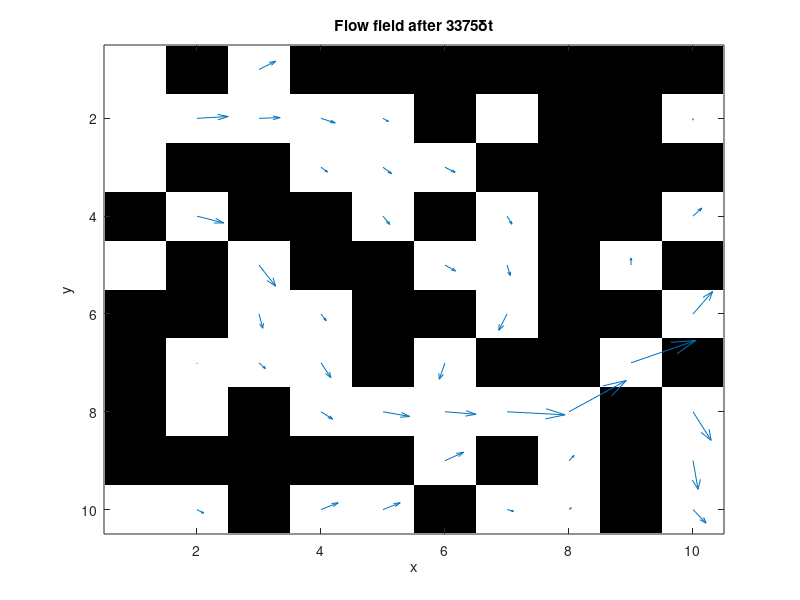

Write the MATLAB code that produced this figure.
% 2D Lattice Boltzmann (BGK) model of a fluid. By Ian Haslam.
%  c4  c3   c2  D2Q9 model. At each timestep, particle densities propagate
%    \  |  /    outwards in the directions indicated in the figure. An
%  c5 -c9 - c1  equivalent 'equilibrium' density is found, and the densities
%    /  |  \    relax towards that state, in a proportion governed by omega.
%  c6  c7   c8      Iain Haslam, March 2006.
%
% Comments added by GT, April 2007
%

omega=1.0;    % = 1/tau where tau=relaxation time scale
density=1.0;  % initial density

% These are the weights for equilibrium distribution
t1=4/9;   % Rest particle
t2=1/9;   % "Straight" directions
t3=1/36;  % Diagonal directions

% This sneakily incorporates the factor of of 3 that shows up in the
% equilibrium distributions, so c_squ actually equals c^2/3.
c_squ=1/3;  

% Lattice size
nx=10; ny=10;

% Set up matrix. The matrix is nx by ny by 9, where 9 represents the 9
% discrete lattice velocities. F is the current distribution for each
% velocity, and FEQ is the equilibrium distribution.
F=repmat(density/9,[nx ny 9]); FEQ=F; 

% Here we set up the boundaries.
% The CI vector is used to efficiently set locations for reflected
% boundaries. Basically, each CI indexes one of the first 8
% (non-stationary) velocities.
% Then BOUND is set to encode boundaries (1) and interior nodes (0).
% ON stands for Occupied Nodes, and the ON matrix encodes the (x,y)
% locations of occupied (boundary) nodes.
% TO_REFLECT is basically the same as ON but with the extra dimension for
% velocities.
msize=nx*ny; CI=[0:msize:msize*7];
%a=repmat(-15:15,[31,1]);BOUND=(a.^2+a'.^2)<16;BOUND(1:nx,[1 ny])=1;
%BOUND=zeros(nx,ny);BOUND(1:nx,1)=1;%open channel

BOUND=rand(nx,ny)>.5 %extremely porous random domain


ON=find(BOUND); %matrix offset of each Occupied Node
TO_REFLECT=[ON+CI(1) ON+CI(2) ON+CI(3) ON+CI(4) ...
            ON+CI(5) ON+CI(6) ON+CI(7) ON+CI(8)];
REFLECTED= [ON+CI(5) ON+CI(6) ON+CI(7) ON+CI(8) ...
            ON+CI(1) ON+CI(2) ON+CI(3) ON+CI(4)];
        
avu=1;         % Average x-directed velocity
prevavu=1;     % Previous "
ts=0;          % Time-step counter
deltaU=1e-7;   % Velocity added to first row (left side)
numactivenodes=sum(sum(1-BOUND));

% Main loop here. We run at least 100 time steps, stopping when either
% equilibrium is reached (unchanging U) or we've reached 4000 time steps,
% whichever comes first.
while (ts<4000 & 1e-10<abs((prevavu-avu)/avu)) | ts<100
    
    % Propagate (be careful about directions here ...)
    F(:,:,4)=F([2:nx 1],[ny 1:ny-1],4);     % up and right
    F(:,:,3)=F(:,[ny 1:ny-1],3);            % right
    F(:,:,2)=F([nx 1:nx-1],[ny 1:ny-1],2);  % down and right
    F(:,:,5)=F([2:nx 1],:,5);               % up
    F(:,:,1)=F([nx 1:nx-1],:,1);            % propagate down
    F(:,:,6)=F([2:nx 1],[2:ny 1],6);        % up and left
    F(:,:,7)=F(:,[2:ny 1],7);               % left
    F(:,:,8)=F([nx 1:nx-1],[2:ny 1],8);     % down and left
    
    
    BOUNCEDBACK=F(TO_REFLECT); %Densities bouncing back at next timestep
    
    % Calculate local densities as the sum of all velocity components
    DENSITY=sum(F,3);
    
    % Calculate velocities:
    % UX = sum of "rightward" minus sum of "leftward"
    % UY = sum of "upward" minus sum of "downward"
    UX=(sum(F(:,:,[1 2 8]),3)-sum(F(:,:,[4 5 6]),3))./DENSITY;
    UY=(sum(F(:,:,[2 3 4]),3)-sum(F(:,:,[6 7 8]),3))./DENSITY;
    
    % Apply boundary conditions:
    % Add velocity to left side (row 1).
    % Set velocity and density at boundary points to zero.
    % Pre-compute squares, etc.
    UX(1,1:ny)=UX(1,1:ny)+deltaU; %Increase inlet pressure
    UX(ON)=0; UY(ON)=0; DENSITY(ON)=0;
    U_SQU=UX.^2+UY.^2; U_C2=UX+UY; U_C4=-UX+UY; U_C6=-U_C2; U_C8=-U_C4;
    
    % Calculate equilibrium distribution: stationary
    FEQ(:,:,9)=t1*DENSITY.*(1-U_SQU/(2*c_squ));
    % nearest-neighbours
    FEQ(:,:,1)=t2*DENSITY.*(1+UX/c_squ+0.5*(UX/c_squ).^2-U_SQU/(2*c_squ));
    FEQ(:,:,3)=t2*DENSITY.*(1+UY/c_squ+0.5*(UY/c_squ).^2-U_SQU/(2*c_squ));
    FEQ(:,:,5)=t2*DENSITY.*(1-UX/c_squ+0.5*(UX/c_squ).^2-U_SQU/(2*c_squ));
    FEQ(:,:,7)=t2*DENSITY.*(1-UY/c_squ+0.5*(UY/c_squ).^2-U_SQU/(2*c_squ));
    % next-nearest neighbours
    FEQ(:,:,2)=t3*DENSITY.*(1+U_C2/c_squ+0.5*(U_C2/c_squ).^2-U_SQU/(2*c_squ));
    FEQ(:,:,4)=t3*DENSITY.*(1+U_C4/c_squ+0.5*(U_C4/c_squ).^2-U_SQU/(2*c_squ));
    FEQ(:,:,6)=t3*DENSITY.*(1+U_C6/c_squ+0.5*(U_C6/c_squ).^2-U_SQU/(2*c_squ));
    FEQ(:,:,8)=t3*DENSITY.*(1+U_C8/c_squ+0.5*(U_C8/c_squ).^2-U_SQU/(2*c_squ));
    
    % Compute new particle velocities
    F=omega*FEQ+(1-omega)*F;
    
    % Bounce-back from boundaries
    F(REFLECTED)=BOUNCEDBACK;
    
    % Update time step and check for equilibrium
    prevavu=avu;avu=sum(sum(UX))/numactivenodes; ts=ts+1;
end
figure;colormap(gray(2));image(2-BOUND');hold on;
quiver(2:nx,1:ny,UX(2:nx,:)',UY(2:nx,:)');
title(['Flow field after ',num2str(ts),'\deltat']);xlabel('x');ylabel('y');